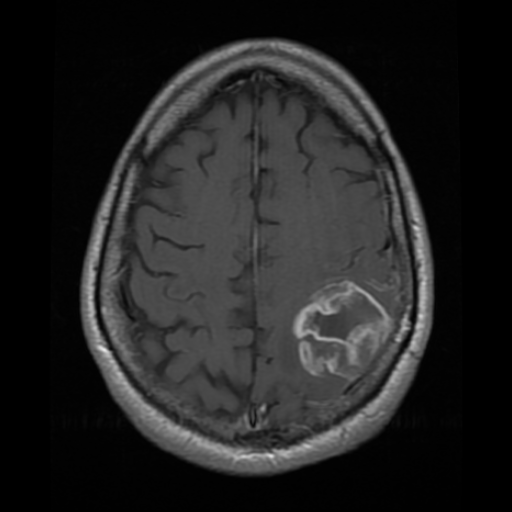
#> input picture CV_HW9/16-2.png, 512 x 512 px
$ jupyter execute 'Prewitt Operator.ipynb'
#> lines starting #> are read from the running program, lines starting #| are printed output that depends on the picture; after the words box and inside, x2 and y2 are one past the last pixel; in counts of white or black regions, pixels touching at a corner belong together
#> further down, img is the input picture: shape (512, 512); min 0, max 230, mean 34.9
[cell 1]
import cv2
import numpy as np

[cell 2]
def expand_padding(img):
    shape = np.shape(img)
#> shape = (512, 512)
    new_img = np.zeros([shape[0]+2, shape[1]+2])
    for row in range(shape[0]):
        for col in range(shape[1]):
            new_img[row+1][col+1] = img[row][col]

    for row in range(shape[0]):
        new_img[row+1][0] = img[row][0]
        new_img[row+1][513] = img[row][511]

    for col in range(shape[0]):
        new_img[0][col+1] = img[0][col]
        new_img[513][col+1] = img[511][col]
#> new_img: shape (514, 514) float64; min 0, max 230, mean 34.7

    new_img[0][0] = img[0][0]
    new_img[0][513] = img[0][511]
    new_img[513][0] = img[511][0]
    new_img[513][513] = img[511][511]

    return(new_img)

#往外padding一層，值為內層拓展出去

[cell 3]
def Prewitt(paddingimg, threshold):
#> called with threshold = 24
    shape = np.shape(paddingimg)
#> shape = (514, 514)
    new_img = np.zeros([shape[0]-2,shape[1]-2])
    #print(np.shape(new_img))

    for row in range(0, shape[0]-2):
        for col in range(0, shape[1]-2):
            #print('row=',row)
            #print('col=',col)
            p1 = (sum(paddingimg[row+2,col:col+3])) - (sum(paddingimg[row,col:col+3]))
            # [5 lines of commented-out code are left out]

            p2 = (sum(paddingimg[row:row+3,col+2])) - (sum(paddingimg[row:row+3,col]))
            # [5 lines of commented-out code are left out]

            gradient = ((p1**(2)) + (p2**(2)))**(0.5)
            #print('gradient=',gradient)

            if gradient > threshold:
                new_img[row][col] = 0
            else:
                new_img[row][col] = 255
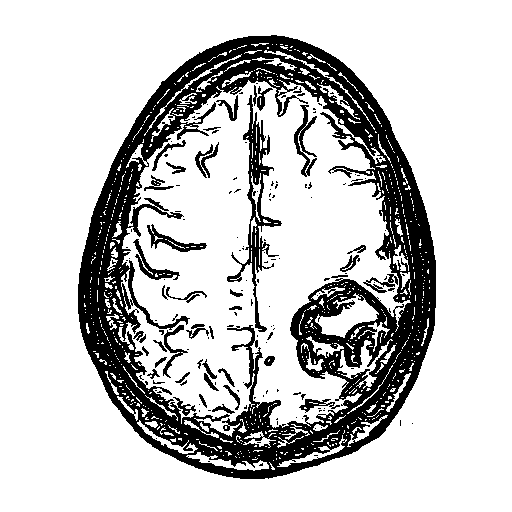
#> new_img: shape (512, 512) float64; 78.8% white; 160 black regions (117 under 20 px), largest, box (x1, y1, x2, y2) and area: (78, 35, 436, 479) 48025, (227, 95, 282, 332) 2346, (294, 105, 317, 177) 535
            #print(new_img[row][col])

    return new_img

[cell 4]
img = cv2.imread('16-2.png',cv2.IMREAD_GRAYSCALE)
paddingimg = expand_padding(img)
paddingimg = paddingimg.astype(np.uint8)
new_img = Prewitt(paddingimg, 24)

[cell 5]
cv2.imshow('new_img',new_img)
cv2.waitKey(0)

[cell 6]
cv2.imwrite('test3_Prewitt_t24.bmp',new_img)
#> Out = True
#講義結果圖有錯!


$ run again, with CV_HW9/16.png copied over CV_HW9/16-2.png
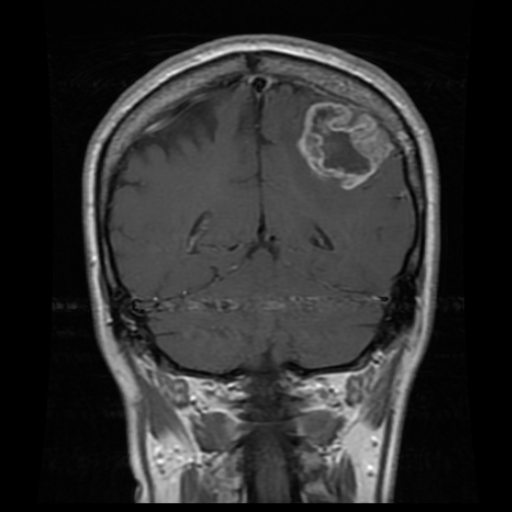
#> input picture CV_HW9/16.png, 512 x 512 px
#> img is the input picture: shape (512, 512); min 0, max 255, mean 46.1
#> after the loop in expand_padding, `for col in range(shape[0]):`:
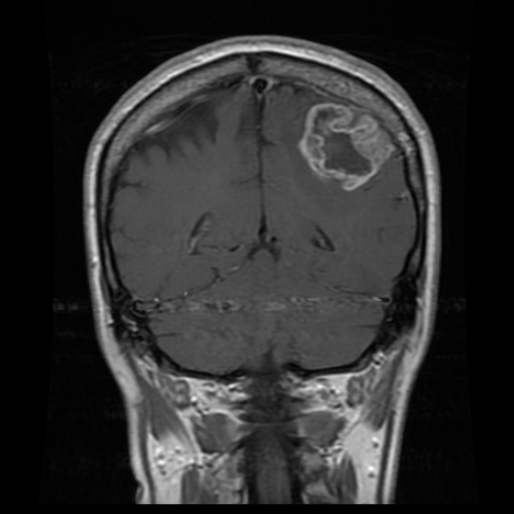
#> new_img: shape (514, 514) float64; min 0, max 255, mean 45.8
#> after the loop in Prewitt, `for row in range(0, shape[0]-2):`:
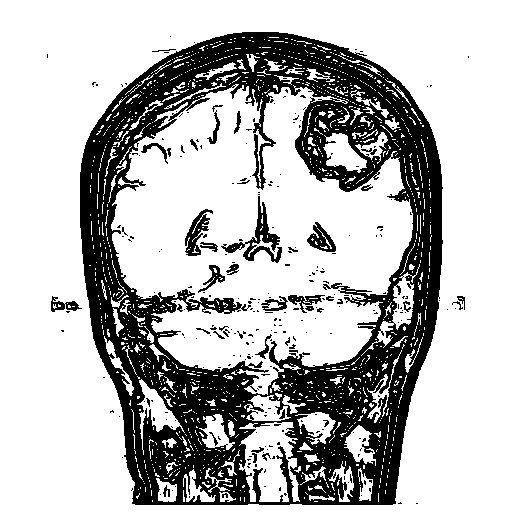
#> new_img: shape (512, 512) float64; 72.6% white; 280 black regions (240 under 20 px), largest, box (x1, y1, x2, y2) and area: (80, 32, 443, 505) 66579, (221, 196, 282, 263) 959, (185, 209, 213, 256) 535
#> Out = True

$ run again, with CV_HW9/5.png copied over CV_HW9/16-2.png
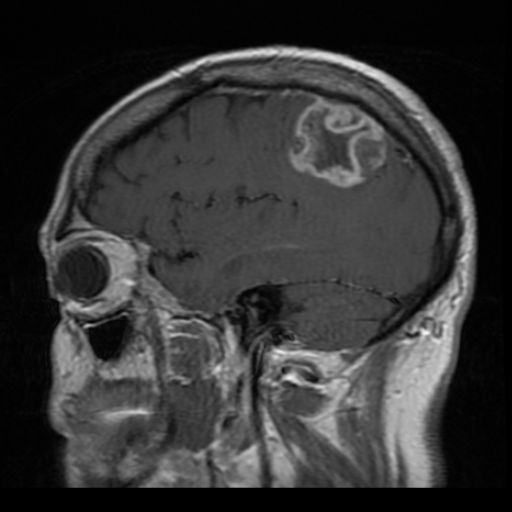
#> input picture CV_HW9/5.png, 512 x 512 px
#> img is the input picture: shape (512, 512); min 0, max 247, mean 52.8
#> after the loop in expand_padding, `for row in range(shape[0]):`:
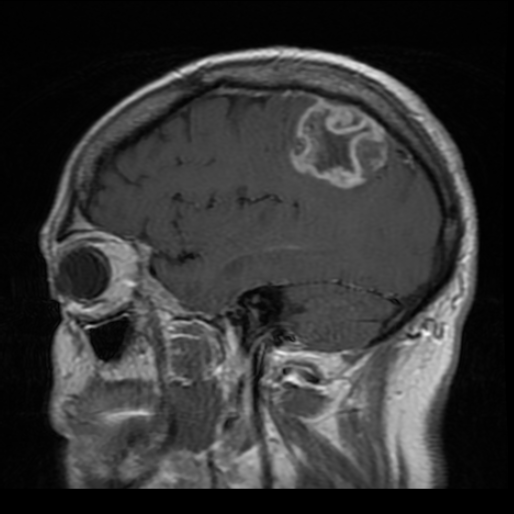
#> new_img: shape (514, 514) float64; min 0, max 247, mean 52.4
#> after the loop in Prewitt, `for row in range(0, shape[0]-2):`:
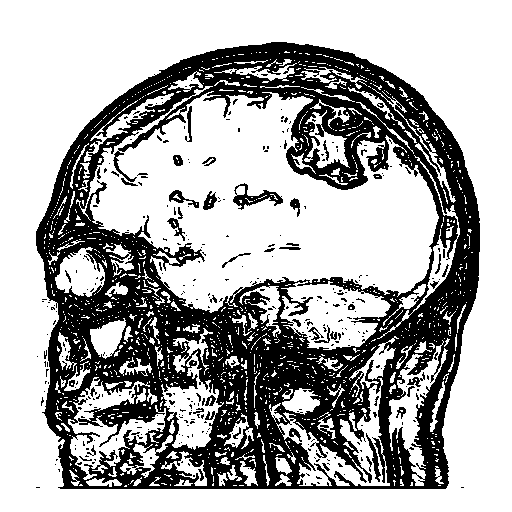
#> new_img: shape (512, 512) float64; 67.5% white; 355 black regions (310 under 20 px), largest, box (x1, y1, x2, y2) and area: (36, 42, 480, 489) 80967, (233, 183, 283, 210) 455, (366, 433, 381, 482) 191
#> Out = True
